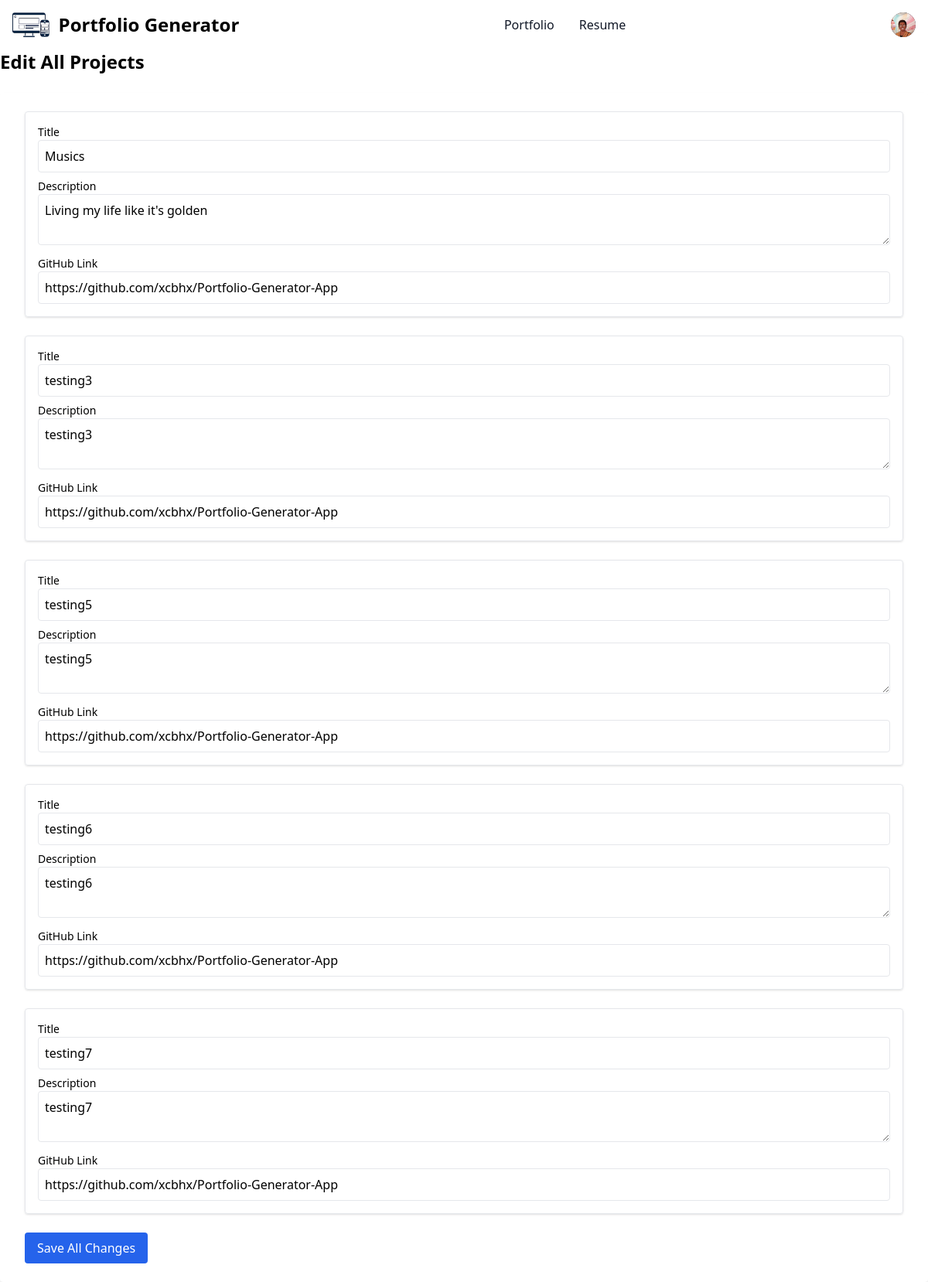
Page /portfolio/1/edit_projects on the committed database.
### portfolio_app/models.py (models this page shows)
class Project(db.Model):
  __tablename__ = "project"
  id = db.Column(db.Integer, primary_key=True)
  portfolio_id = db.Column(db.Integer, db.ForeignKey("portfolio.id"))
  title = db.Column(db.String(100), nullable=False)
  description = db.Column(db.String, nullable=False)
  github_link = db.Column(db.String, nullable=False)
  created_at = db.Column(db.DateTime, default=datetime.utcnow)
  portfolio = db.relationship("Portfolio", back_populates="project_list")

### portfolio_app/main/routes.py (the view, shortened to what this page needs)
@main.route("/portfolio/<int:portfolio_id>/edit_projects", methods=["GET", "POST"])
def edit_projects(portfolio_id):
  portfolio = Portfolio.query.get_or_404(portfolio_id)
  projects = portfolio.project_list
  return render_template("main/edit_project.html", projects=projects, portfolio=portfolio)

### portfolio_app/templates/main/edit_project.html (shortened to what this page needs)
{% extends "base.html" %}
{% block content %}
<h2 class="text-2xl font-bold mb-6">Edit All Projects</h2>
<form method="POST" action="{{ url_for('main.edit_projects', portfolio_id=portfolio.id)}}" class="bg-white dark:bg-gray-800 shadow-md rounded px-8 py-6">
  {% for project in projects %}
    <div class="mb-6 p-4 border rounded shadow">
      <label class="block text-sm font-medium">Title</label>
      <input type="text" name="title" value="{{ project.title }}" class="w-full p-2 border rounded mb-2">
      <label class="block text-sm font-medium">Description</label>
      <textarea name="description" class="w-full p-2 border rounded mb-2">{{ project.description }}</textarea>
      <label class="block text-sm font-medium">GitHub Link</label>
      <input type="url" name="github_link" value="{{ project.github_link }}" class="w-full p-2 border rounded">
    </div>
  {% endfor %}
  <button type="submit" class="bg-blue-600 text-white px-4 py-2 rounded hover:bg-blue-700">
    Save All Changes
  </button>
</form>
{% endblock %}

### rows in the picture
Project: title "Musics", description "Living my life like it's golden", github_link "https://github.com/xcbhx/Portfolio-Generator-App"
Project: title "testing3", description "testing3", github_link "https://github.com/xcbhx/Portfolio-Generator-App"
Project: title "testing5", description "testing5", github_link "https://github.com/xcbhx/Portfolio-Generator-App"
Project: title "testing6", description "testing6", github_link "https://github.com/xcbhx/Portfolio-Generator-App"
Project: title "testing7", description "testing7", github_link "https://github.com/xcbhx/Portfolio-Generator-App"
